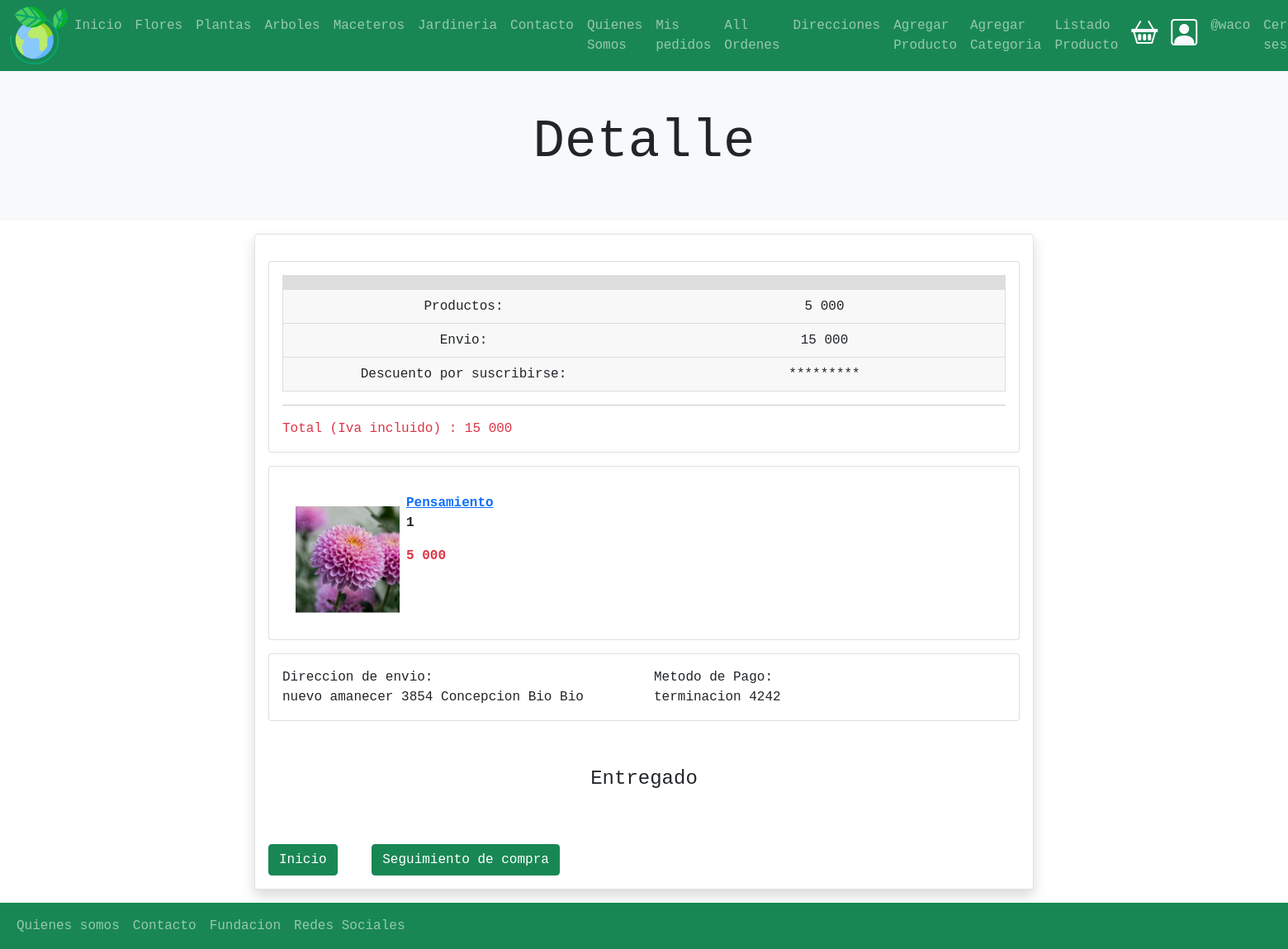
Before: /orden/detalleCompra/39 (signed in) with the older database file.
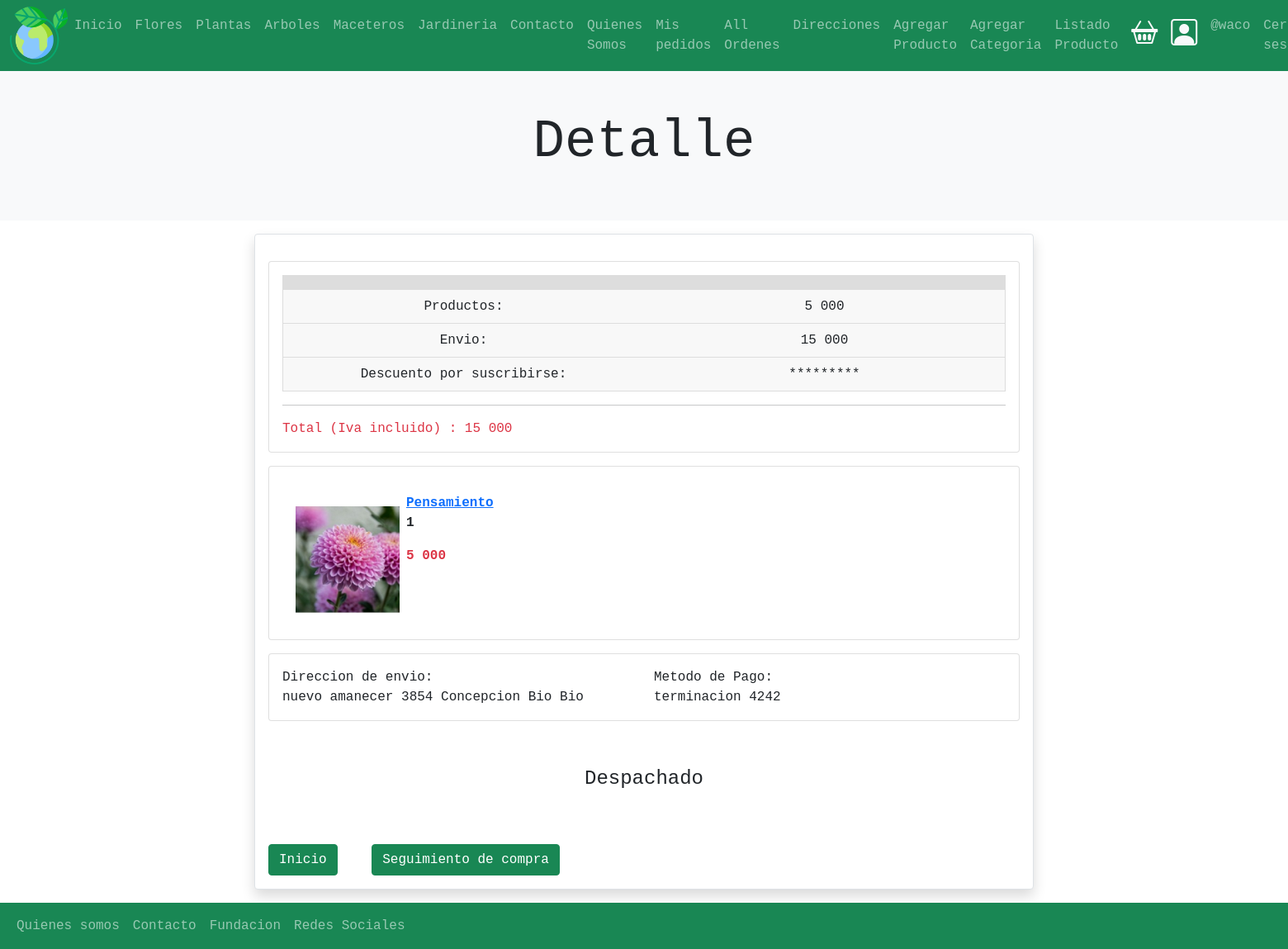
After: the same page with the newer database file.
### ordenes/views.py (the view)
# urls.py: path('detalleCompra/<int:carrito_id>',views.detalleCompra, name="detalleCompra"),
@login_required(login_url='login')
def detalleCompra(request, carrito_id):
    carrito_id = get_object_or_404(Carrito, id=carrito_id)
    orden = Ordenes.objects.filter(carrito = carrito_id).first()
    return render(request, 'ordenes/detalleCompra.html',{
        'carrito' : carrito_id,
        'orden' : orden
        })

### carrito/models.py (called while the page is built)
    def productos_relacion(self):
        return self.carritoproductos_set.select_related('producto')

### ordenes/templates/ordenes/detalleCompra.html (shortened to what the changed rows need)
{% extends 'base.html' %}
{% load humanize %}
{% block contenido %}
<section>
    <div class="p-5 bg-light">
        <div class="container">
            <h1 class="display-3 text-center bg-light">Detalle</h1>
        </div>
    </div>
</section>
<div class="container">
    <div class="card border rounded shadow m-3">
        <div class="card-body">
            <div class="card mt-3 mb-3">
                <div class="card-body">
                    <div>
                        <table class="table table-borderless table-sm">
                            <thead>
                                <tr>
                                    <th scope="col"></th>
                                    <th scope="col"></th>
                                </tr>
                            </thead>
                        </table>
                    </div>
                </div>
            </div>
            <div class="card">
            </div>
            <div class="card mt-3 mb-4">
            </div>
        </div>
        {% if orden.status == 'OrdenesStatus.COMPLETADO' %}
        <h4 class=" text-center mt-3 mb-5">Completado</h4>
        {% elif orden.status == 'OrdenesStatus.CANCELADO'%}
        <h4 class=" text-center mt-3 mb-5">Cancelado</h4>
        {% elif orden.status == 'OrdenesStatus.EMPAQUETADO'%}
        <h4 class=" text-center mt-3 mb-5">Empaquetado</h4>
        {% elif orden.status == 'OrdenesStatus.DESPACHADO'%}
        <h4 class=" text-center mt-3 mb-5">Despachado</h4>
        {% elif orden.status == 'OrdenesStatus.ENTREGADO'%}
        <h4 class=" text-center mt-3 mb-5">Entregado</h4>
        {% endif %}
        <div>
            <a href="{% url 'home' %}" class="btn btn-success m-3 ">Inicio</a>
            <a href="{% url 'ordenes:seguimientoCompra'  orden.id %}" class="btn btn-success m-3">Seguimiento de compra</a>
        </div>
    </div>
</div>
{% endblock contenido %}

Changed rows visible on the page:
changed Ordenes "nuevo amanecer 3854 Concepcion Bio Bio": status "OrdenesStatus.ENTREGADO" → "OrdenesStatus.DESPACHADO" (drawn)
Other visible differences:
text no longer shown: "Entregado"
text now shown: "Despachado"
